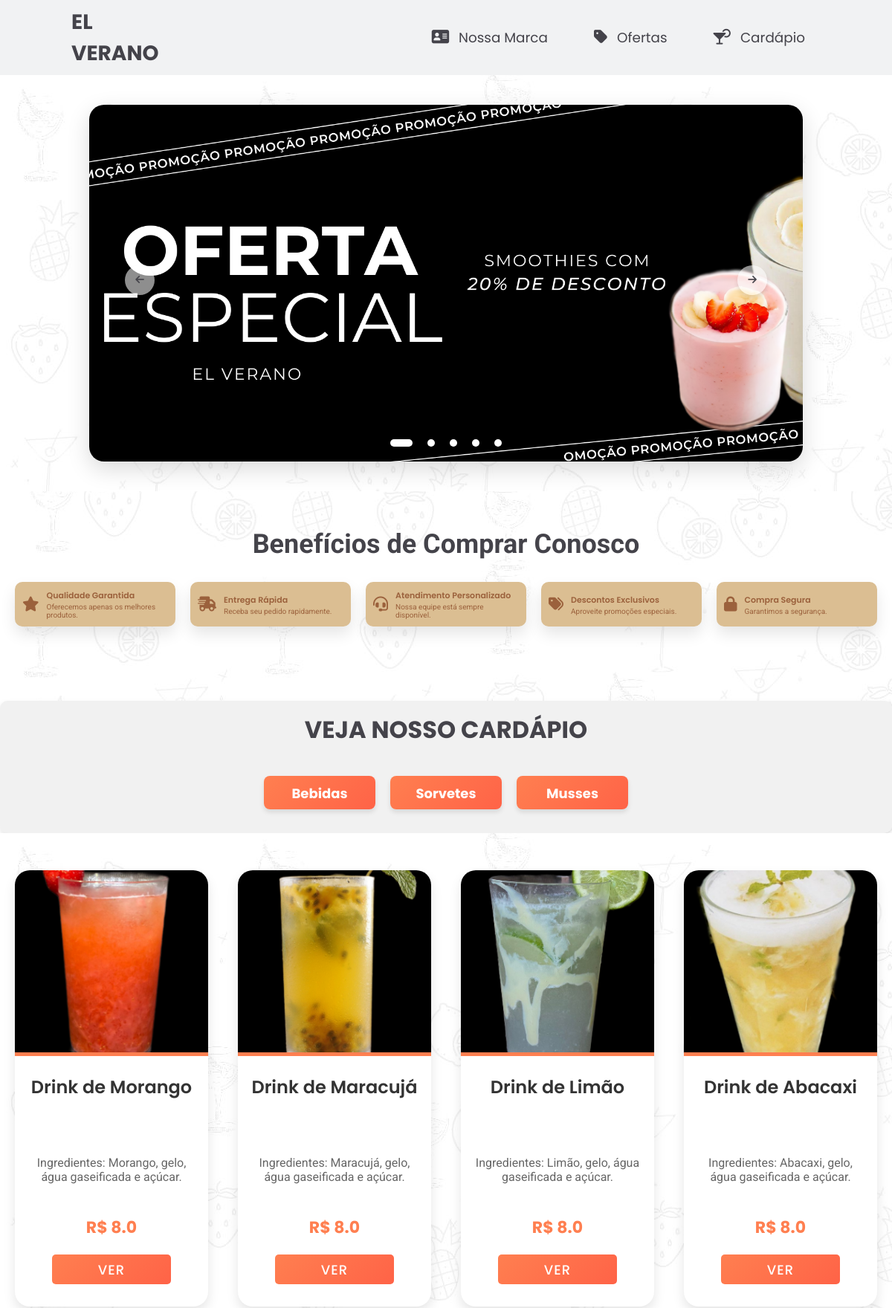
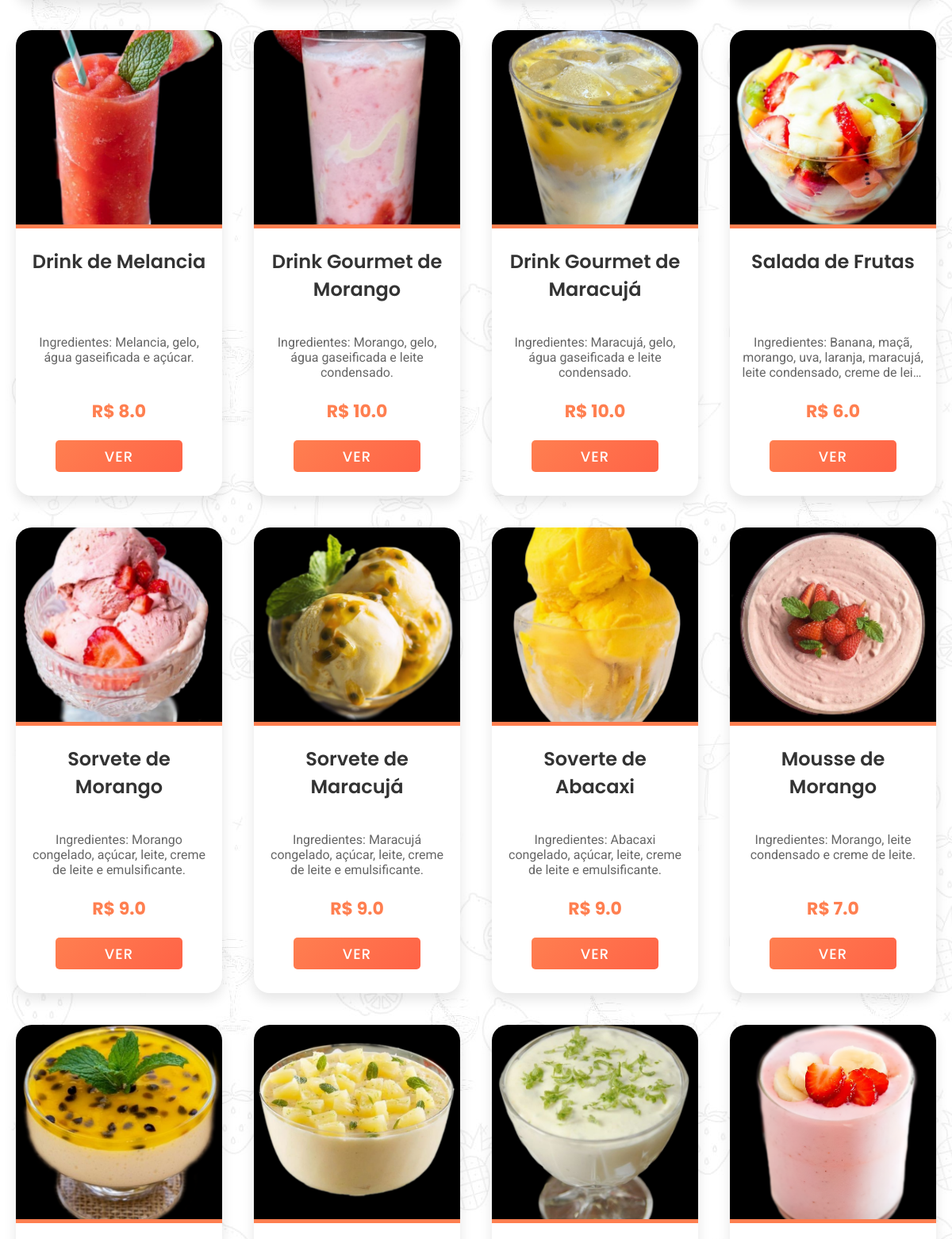
The page / (upper part) on the database its author committed (2 pictures, top to bottom).
### main.py (models this page shows)
class Produto(db.Model):
    id = db.Column(db.Integer, primary_key=True)
    nome = db.Column(db.String(100), nullable=False)
    descricao = db.Column(db.String(200), nullable=False)
    tamanho = db.Column(db.Float, nullable=False)
    preco = db.Column(db.Float, nullable=False)
    preco_desconto = db.Column(db.Float, nullable=True)
    image = db.Column(db.String(250), nullable=False)
    categoria = db.Column(db.String(50), nullable=False)  # Adicionando a categoria

### main.py (the view)
@app.route('/')
def index():
    produtos = Produto.query.all()
    return render_template('index.html', produtos=produtos)

### templates/index.html (shortened to what this page needs)
<!DOCTYPE html>
<html lang="en">
<head>
    <link rel="stylesheet" href="/static/header.css">
    <link rel="stylesheet" href="/static/main.css">
    <link rel="stylesheet" href="https://cdnjs.cloudflare.com/ajax/libs/font-awesome/6.7.2/css/all.min.css" />
</head>
<body>
    <header>
        <nav class="nav-bar">
            <div class="logo">
                <h1>EL <br>VERANO</h1>
            </div>
            <div class="nav-list">
                <ul>
                    <li class="nav-item"><a href="#home" class="nav-link"> <i class="fa-solid fa-address-card"></i> Nossa Marca </a></li>
                    <li class="nav-item"><a href="#ofertas" class="nav-link"> <i class="fa-solid fa-tag"></i> Ofertas </a></li>
                    <li class="nav-item"><a href="#cardapio" class="nav-link"> <i class="fa-solid fa-martini-glass-citrus"></i> Cardápio </a></li>
                </ul>
            </div>
        </nav>
    </header>
    <main>
        <div class="ofertas">
                <div class="slider">
                    <div class="list">
                        <div class="item">
                            <img src="/static/img/1.png" alt="">
                        </div>
                    </div>
                    <div class="buttons">
                        <button id="prev"><i class="fa-solid fa-arrow-left"></i></button>
                        <button id="next"><i class="fa-solid fa-arrow-right"></i></button>
                    </div>
                    <ul class="dots">
                        <li class="active"></li>
                        <li></li>
                        <li></li>
                        <li></li>
                        <li></li>
                    </ul>
                </div>
        </div>
                <div class="beneficios" id="ofertas">
                    <h2>Benefícios de Comprar Conosco</h2>
                    <div class="beneficios-container">
                        <div class="beneficio">
                            <i class="fa-solid fa-star"></i>
                            <div>
                                <h3>Qualidade Garantida</h3>
                                <p>Oferecemos apenas os melhores produtos.</p>
                            </div>
                        </div>
                        <div class="beneficio">
                            <i class="fa-solid fa-truck-fast"></i>
                            <div>
                                <h3>Entrega Rápida</h3>
                                <p>Receba seu pedido rapidamente.</p>
                            </div>
                        </div>
                        <div class="beneficio">
                            <i class="fa-solid fa-headset"></i>
                            <div>
                                <h3>Atendimento Personalizado</h3>
                                <p>Nossa equipe está sempre disponível.</p>
                            </div>
                        </div>
                        <div class="beneficio">
                            <i class="fa-solid fa-tags"></i>
                            <div>
                                <h3>Descontos Exclusivos</h3>
                                <p>Aproveite promoções especiais.</p>
                            </div>
                        </div>
                        <div class="beneficio1">
                            <i class="fa-solid fa-lock"></i>
                            <div>
                                <h3>Compra Segura</h3>
                                <p>Garantimos a segurança.</p>
                            </div>
                        </div>
                    </div>
                </div>
        <div id="cardapio" class="cardapio-intro">
            <h1>Veja nosso cardápio</h1>
            <div class="filtro">
                <div class="tipos" data-filter="bebidas">
                    <h2>Bebidas</h2>
                </div>
                <div class="tipos" data-filter="sorvetes">
                    <h2>Sorvetes</h2>
                </div>
                <div class="tipos" data-filter="musses">
                   <h2>Musses</h2>
                </div>
            </div>
        </div>
        <div class="cardapio">
                <div class="conteudo-cardapio">
                    {% for produto in produtos %}
                    <div class="crdp-item {{ produto.categoria}}">
                        <a href="/item/{{ produto.id }}"><img class="crdp-img1" src="{{ produto.image }}" alt=""></a>
                        <div>
                            <h1 class="nome-drink">{{ produto.nome }}</h1>
                            <p class="desc-drink">{{ produto.descricao }}</p>
                            <h2 class="preco-drink">R$ {{ produto.preco_desconto | round(2) }}</h2>
                            <a href="/item/{{ produto.id }}"><button class="button-ver">Ver</button></a>
                        </div>
                    </div>
                    {% endfor %}
                </div>
        </div>
    </main>
</body>
</html>

### static/header.css (style rules this page uses)
:root { --cor-primaria: #fff; --cor-secundaria: #f9f9f9; --cor-terciaria: #000000; --cor-quartenaria: #ff7f50; --cor-buttons: linear-gradient(135deg, #ff7f50, #ff6347); --cor-buttons-houver: linear-gradient(135deg, #d2663e, #ef4629); --fonte-principal: 'Roboto', sans-serif; --fonte-secundaria: 'Poppins', sans-serif; }
* { padding: 0; margin: 0; box-sizing: border-box; }
header { position: sticky; top: 0; width: 100%; background-color: #f1f2f3; z-index: 3; }
.nav-bar { display: flex; justify-content: space-between; align-items: center; padding: 1.5rem 6rem; font-family: var(--fonte-secundaria); position: relative; }
.logo { display: flex; align-items: center; }
.logo h1 { position: absolute; font-size: 28px; color: var(--cor-terciaria); }
.nav-list { display: flex; align-items: center; transition: max-height 0.3s ease, opacity 0.3s ease; }
.nav-list ul { display: flex; list-style: none; gap: 20px; }
.nav-item a { text-decoration: none; font-size: 1.15rem; color: var(--cor-terciaria); font-weight: 400; padding: 12px 20px; border-radius: 30px; transition: background-color 0.3s ease, transform 0.3s ease, box-shadow 0.3s ease; position: relative; display: block; }
.nav-item i { margin-right: 10px; font-size: 1.4rem; transition: transform 0.3s ease; }
.nav-item a { border: 1px solid transparent; }
.nav-item i { margin-right: 8px; font-size: 1.3rem; transition: transform 0.3s ease; }
.nav-link { text-decoration: none; font-size: 1.15rem; color: var(--cor-terciaria); font-weight: 400; }

### rows shown on the page
Produto: image (picture), nome "Drink de Morango", descricao "Ingredientes: Morango, gelo, água gaseificada e açúcar.", preco_desconto "8.0"
Produto: image (picture), nome "Drink de Maracujá", descricao "Ingredientes: Maracujá, gelo, água gaseificada e açúcar.", preco_desconto "8.0"
Produto: image (picture), nome "Drink de Limão", descricao "Ingredientes: Limão, gelo, água gaseificada e açúcar.", preco_desconto "8.0"
Produto: image (picture), nome "Drink de Abacaxi", descricao "Ingredientes: Abacaxi, gelo, água gaseificada e açúcar.", preco_desconto "8.0"
Produto: image (picture), nome "Drink de Melancia", descricao "Ingredientes: Melancia, gelo, água gaseificada e açúcar.", preco_desconto "8.0"
Produto: image (picture), nome "Drink Gourmet de Morango", descricao "Ingredientes: Morango, gelo, água gaseificada e leite condensado.", preco_desconto "10.0"
Produto: image (picture), nome "Drink Gourmet de Maracujá", descricao "Ingredientes: Maracujá, gelo, água gaseificada e leite condensado.", preco_desconto "10.0"
Produto: image (picture), nome "Salada de Frutas", descricao "Ingredientes: Banana, maçã, morango, uva, laranja, maracujá, leite condensado, creme de…", preco_desconto "6.0"
Produto: image (picture), nome "Sorvete de Morango", descricao "Ingredientes: Morango congelado, açúcar, leite, creme de leite e emulsificante.", preco_desconto "9.0"
Produto: image (picture), nome "Sorvete de Maracujá", descricao "Ingredientes: Maracujá congelado, açúcar, leite, creme de leite e emulsificante.", preco_desconto "9.0"
Produto: image (picture), nome "Soverte de Abacaxi", descricao "Ingredientes: Abacaxi congelado, açúcar, leite, creme de leite e emulsificante.", preco_desconto "9.0"
Produto: image (picture), nome "Mousse de Morango", descricao "Ingredientes: Morango, leite condensado e creme de leite.", preco_desconto "7.0"
Produto: image (picture)
Produto: image (picture)
Produto: image (picture)
Produto: image (picture)
